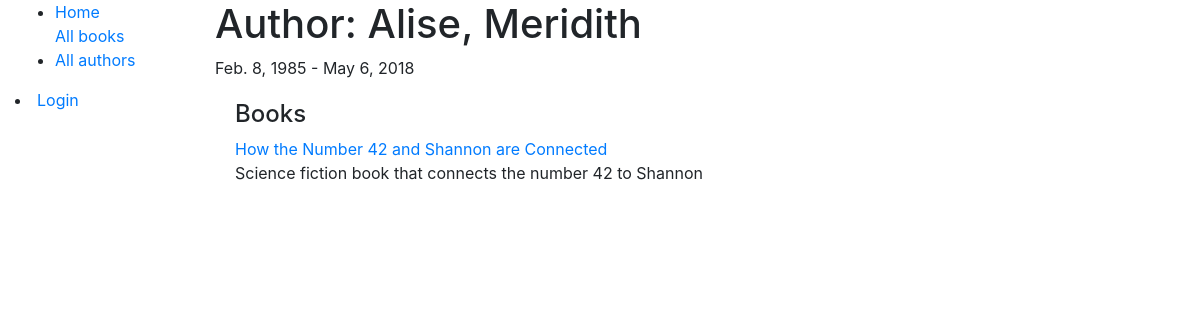
/catalog/author/2, run on the app's committed database.
### catalog/models.py (models this page shows, shortened)
class Author(models.Model):
    first_name = models.CharField(max_length=100)
    last_name = models.CharField(max_length=100)
    date_of_birth = models.DateField(null=True, blank=True)
    date_of_death = models.DateField('Died', null=True, blank=True)
    class Meta:
        ordering = ['last_name', 'first_name']

class Book(models.Model):
    title = models.CharField(max_length=200)
    author = models.ForeignKey('Author', on_delete=models.SET_NULL, null=True)
    summary = models.TextField(max_length=1000, help_text='Enter a brief description of the book')
    isbn = models.CharField('ISBN', max_length=13, help_text='13 Character <a href="https://www.isbn-international.org/content/what-isbn">ISBN number</a>')
    genre = models.ManyToManyField(Genre, help_text='Select a genre for this book')
    def get_absolute_url(self):
        return reverse('book-detail', args=[str(self.id)])
    def display_genre(self):
        """Create a string for the Genre. This is required to display genre in Admin."""
        return ', '.join(genre.name for genre in self.genre.all()[:3])
    display_genre.short_description = 'Genre'

### catalog/views.py (the view)
# urls.py: path('author/<int:pk>', views.AuthorDetailView.as_view(), name= 'author-detail'),
class AuthorDetailView(generic.DetailView):
    model = Author

### catalog/templates/catalog/author_detail.html
{% extends "base_generic.html" %}
{% block content %}
    <h1>Author: {{ author.last_name }}{{ ", "}}{{ author.first_name}}</h1>
    <p>{{author.date_of_birth}}{{" - "}}{{author.date_of_death}}</p>
    <div style="margin-left:20px;margin-top:20px">
        <h4>Books</h4>
        {% for book in author.book_set.all %}
            <a href="{{ book.get_absolute_url }}">{{ book.title }}</a>
            <p>{{book.summary}}</p>
        {% endfor %}
    </div>
{% endblock %}

### data on the page
Author: last_name "Alise", first_name "Meridith", date_of_birth "Feb. 8, 1985", date_of_death "May 6, 2018"
Book: title "How the Number 42 and Shannon are Connected", summary "Science fiction book that connects the number 42 to Shannon"

### other printed values
{{ ", " }} ","
{{ " - " }} "-"
